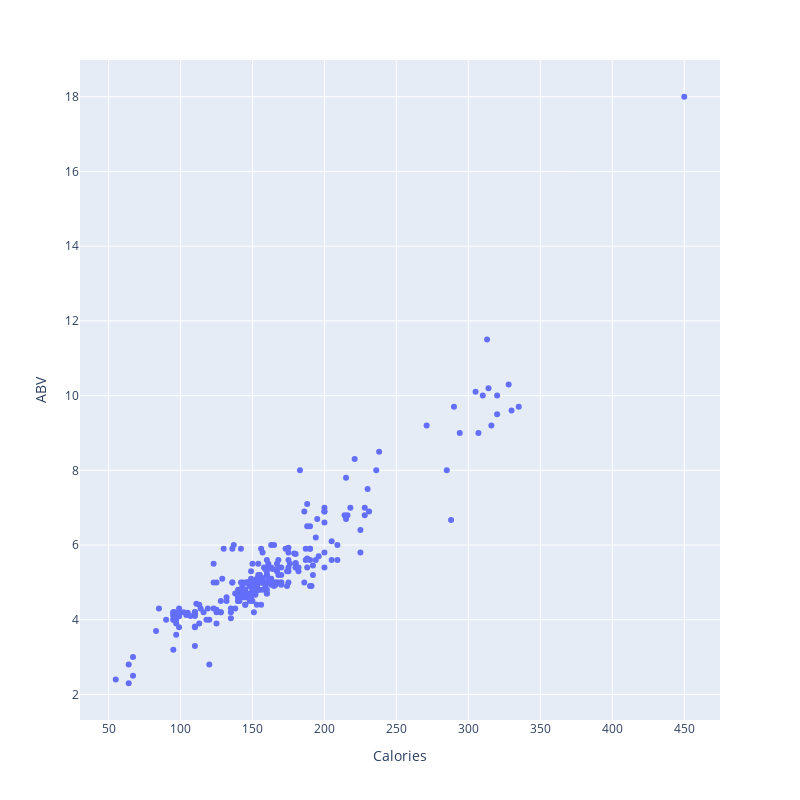

Notebook source saved alongside this figure:
### Code cell
fig = px.scatter(df, x="Calories", y="ABV",  hover_data=['Brand'],
                width=800, height=800)
fig.show()

### Figure 1 — Plotly figure (JSON) as saved in the notebook; plotly's stock layout.template omitted (floating-point values rounded to 4 significant figures; data arrays with more than 128 entries replaced by an {"elided": "..."} marker saying what was removed)
{"data": [{"customdata": {"elided": "270x1 str values"}, "hovertemplate": "Calories=%{x}<br>ABV=%{y}<br>Brand=%{customdata[0]}<extra></extra>", "legendgroup": "", "marker": {"color": "#636efa", "symbol": "circle"}, "mode": "markers", "name": "", "orientation": "v", "showlegend": false, "type": "scatter", "x": {"elided": "270 int values"}, "xaxis": "x", "y": {"elided": "270 float values"}, "yaxis": "y"}], "layout": {"height": 800, "legend": {"tracegroupgap": 0}, "margin": {"t": 60}, "width": 800, "xaxis": {"anchor": "y", "autorange": true, "domain": [0, 1], "range": [30.16, 474.8], "title": {"text": "Calories"}, "type": "linear"}, "yaxis": {"anchor": "x", "autorange": true, "domain": [0, 1], "range": [1.316, 18.98], "title": {"text": "ABV"}, "type": "linear"}}}
